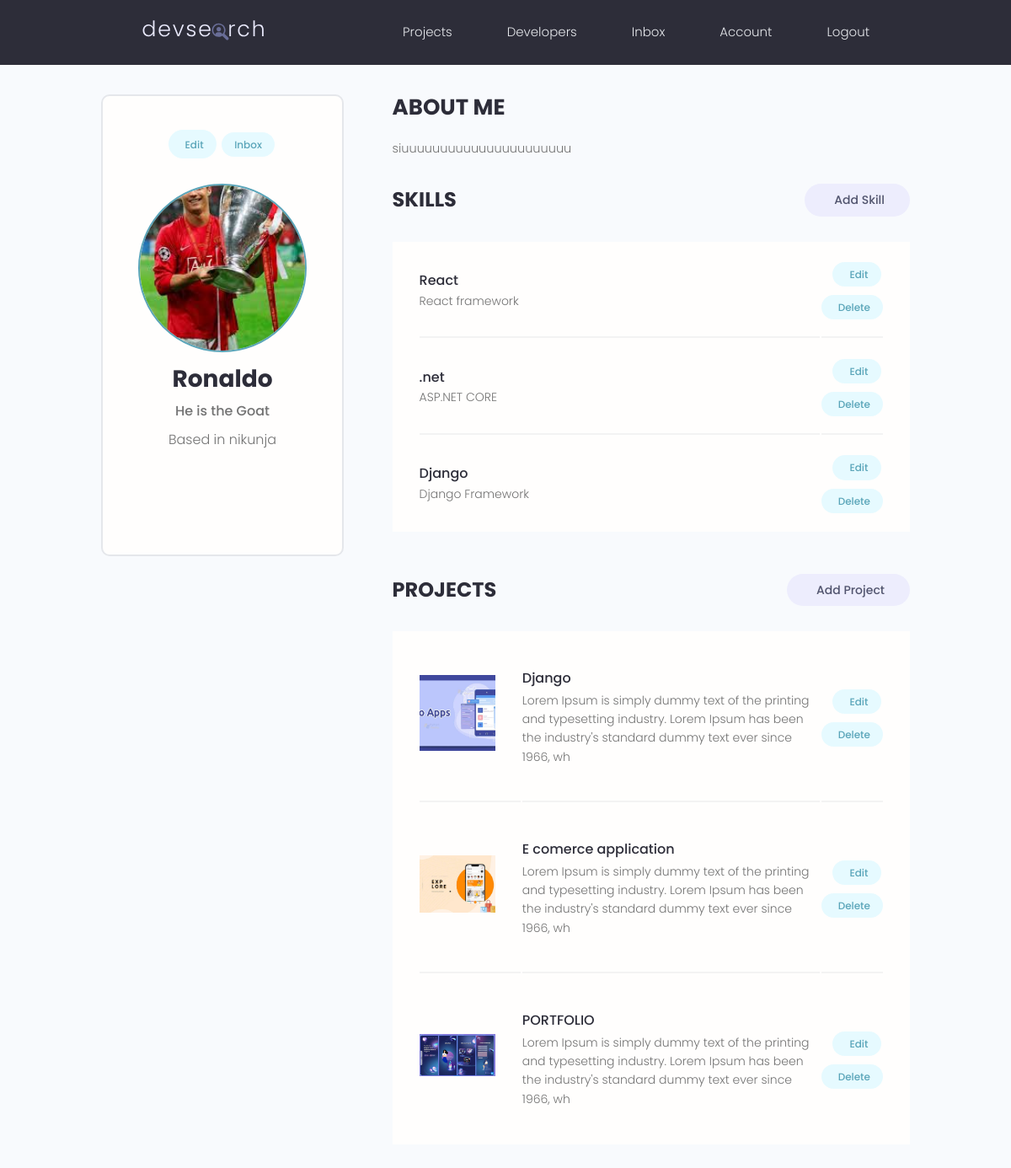
Screenshot of /developers/account/ (signed in) with the database file from the repository.
### users/models.py (models this page shows, shortened)
class Profile(models.Model):
    user = models.OneToOneField(
        User,
        on_delete=models.CASCADE,
        null=True,
        blank=True
    )
    name = models.CharField(
        max_length=200,
        blank=True,
        null=True
    )
    email = models.EmailField(
        max_length=500,
        blank=True,
        null=True
    )
    username = models.CharField(
        max_length=200,
        blank=True,
        null=True
    )
    location = models.CharField(
        max_length=200,
        blank=True,
        null=True
    )
    short_intro = models.CharField(
        max_length=200,
        blank=True,
        null=True
    )
    bio = models.TextField(
        blank=True,
        null=True
    )
    profile_image = models.ImageField(
        default='profiles/user-default.png',
        upload_to='profiles/',
        blank=True,
        null=True
    )
    social_github = models.CharField(
        max_length=200,
        blank=True,
        null=True
    )
    social_twitter = models.CharField(
        max_length=200,
        blank=True,
        null=True
    )
    social_linkedin = models.CharField(
        max_length=200,
        blank=True,
        null=True
    )
    social_youtube = models.CharField(
        max_length=200,
        blank=True,
        null=True
    )
    social_website = models.CharField(
        max_length=200,
        blank=True,
        null=True
    )
    created = models.DateTimeField(
        auto_now_add=True
    )
    id = models.UUIDField(
        default=uuid.uuid4,
        unique=True,
        primary_key=True,
        editable=False
    )
    @property
    def imageURL(self):
        try:
            url = self.profile_image.url
        except:
            url = ''
        return url

class Skill(models.Model):
    owner = models.ForeignKey(
        Profile,
        on_delete=models.CASCADE,
        null=True,
        blank=True
    )
    name = models.CharField(
        max_length=200,
        blank=True,
        null=True
    )
    description = models.TextField(
        blank=True,
        null=True
    )
    created = models.DateTimeField(
        auto_now_add=True
    )
    id = models.UUIDField(
        default=uuid.uuid4,
        unique=True,
        primary_key=True,
        editable=False
    )

### projects/models.py (models this page shows, shortened)
class Project(models.Model):
    owner = models.ForeignKey(
        Profile,
        on_delete=models.SET_NULL,
        null=True,
        blank=True
    )
    title = models.CharField(max_length=200)
    description = models.TextField(
        null=True,
        blank=True
    )
    featured_image = models.ImageField(
        null=True,
        blank=True,
        default='default.jpg'
    )
    demo_link = models.CharField(
        max_length=2000,
        null=True,
        blank=True
    )
    source_link = models.CharField(
        max_length=2000,
        null=True,
        blank=True
    )
    tags = models.ManyToManyField(Tag, blank=True)
    vote_total = models.IntegerField(
        default=0,
        null=True,
        blank=True
    )
    vote_ratio = models.IntegerField(
        default=0,
        null=True,
        blank=True
    )
    created = models.DateTimeField(auto_now_add=True)
    id = models.UUIDField(
        default=uuid.uuid4,
        unique=True,
        primary_key=True,
        editable=False
    )
    class Meta:
        ordering = ['-vote_ratio', '-vote_total', 'title']
    @property
    def imageURL(self):
        try:
            url = self.featured_image.url
        except:
            url = ''
        return url

### users/views.py (the view)
# urls.py: path('account/', views.userAccount, name='account'),
@login_required(login_url='login')
def userAccount(request):
    profile = request.user.profile
    skills = profile.skill_set.all()
    projects = profile.project_set.all()
    context = {
        'profile': profile,
        'skills': skills,
        'projects': projects
    }
    return render(
        request,
        'users/account.html',
        context
    )

### users/templates/users/account.html (shortened to what this page needs)
{% extends 'main.html' %}
{% block content %}
<main class="settingsPage profile my-md">
  <div class="container">
    <div class="layout">
      <div class="column column--1of3">
        <div class="card text-center">
          <div class="card__body dev">
            <a
              class="tag tag--pill tag--main settings__btn"
              href="{% url 'edit-account' %}"
            >
               Edit
            </a>
            <a
              class="tag tag--pill tag--main settings__btn"
              href="{% url 'inbox' %}"
            >
              Inbox {% if unreadCount > 0 %}({{unreadCount}}){% endif %}
            </a>
            <img
              class="avatar avatar--xl dev__avatar"
              src="{{profile.imageURL}}"
            />
            <h2 class="dev__name">{{profile.name}}</h2>
            <p class="dev__title">{{profile.short_intro}}</p>
            <p class="dev__location">Based in {{profile.location}}</p>
            <ul class="dev__social">
            </ul>
          </div>
        </div>
      </div>
      <div class="column column--2of3">
        <div class="devInfo">
          <h3 class="devInfo__title">About Me</h3>
          <p class="devInfo__about">{{profile.bio}}</p>
        </div>
        <div class="settings">
          <h3 class="settings__title">Skills</h3>
          <a
            class="tag tag--pill tag--sub settings__btn tag--lg"
            href="{% url 'create-skill' %}"
          >
             Add Skill
          </a>
        </div>
        <table class="settings__table">
          {% for skill in skills %}
          <tr>
            <td class="settings__tableInfo">
              <h4>{{skill.name}}</h4>
              <p>{{skill.description}}</p>
            </td>
            <td class="settings__tableActions">
              <a
                class="tag tag--pill tag--main settings__btn"
                href="{% url 'update-skill' skill.id %}"
              >
                 Edit
              </a>
              <a
                class="tag tag--pill tag--main settings__btn"
                href="{% url 'delete-skill' skill.id %}?next=/account"
              >
                Delete
              </a>
            </td>
          </tr>
          {% endfor %}
        </table>
        <div class="settings">
          <h3 class="settings__title">Projects</h3>
          <a
            class="tag tag--pill tag--sub settings__btn tag--lg"
            href="{% url 'create-project' %}"
          >
             Add Project
          </a>
        </div>
        <table class="settings__table">
          {% for project in projects %}
          <tr>
            <td class="settings__thumbnail">
              <a href="{% url 'project' project.id %}">
                <img src="{{project.imageURL}}" alt="Project Thumbnail" />
              </a>
            </td>
            <td class="settings__tableInfo">
              <a href="{% url 'project' project.id %}">
                {{project.title}}
              </a>
              <p>{{project.description|slice:"150"}}</p>
            </td>
            <td class="settings__tableActions">
              <a
                class="tag tag--pill tag--main settings__btn"
                href="{% url 'update-project' project.id %}"
              >
                 Edit
              </a>
              <a
                class="tag tag--pill tag--main settings__btn"
                href="{% url 'delete-project' project.id %}?next=/account"
              >
                Delete
              </a>
            </td>
          </tr>
          {% endfor %}
        </table>
      </div>
    </div>
  </div>
</main>
{% endblock %}

### static/styles/app.css (style rules this page uses)
:root { --color-sub: #2d2d39; }
.card { border: 2px solid var(--color-light); }
img { width: 100%; }
.profile .card > .dev { padding: 4rem; }
.dev__avatar { display: block; margin: auto; }
.dev__name { color: var(--color-sub); font-size: 2.8rem; font-weight: 700; margin-top: 1rem; margin-bottom: 0.5rem; }
.dev__title { font-size: 1.6rem; font-weight: 500; line-height: 1.3; }
.dev__location { margin-top: 1rem; }
.dev__social { margin: 3rem 0; list-style: none; display: flex; justify-content: center; gap: 1.5rem; }
.devInfo { margin-bottom: 3rem; }
.devInfo__title, .devInfo__subtitle { font-size: 2.6rem; color: var(--color-sub); text-transform: uppercase; font-weight: 700; margin-bottom: 1.5rem; }
.devInfo__about, .devSkill__info { font-size: 1.45rem; line-height: 1.7; text-align: justify; }
.settingsPage .dev > .settings__btn { display: inline-block; margin-bottom: 3rem; }
.settings { display: flex; justify-content: space-between; align-items: center; }
.settings__title { font-size: 2.4rem; text-transform: uppercase; font-weight: 700; color: var(--color-sub); }
.settings__table { margin-top: 3rem; margin-bottom: 5rem; padding: 0 3rem; background: var(--color-white); }
.settings__table tr { width: 100%; }
.settings__table tr > td { padding: 2rem 0; }
.settings__table tr:not(:last-child) td { border-bottom: 2px solid var(--color-white-light); }
.settings__thumbnail { width: 23%; min-width: 10rem; }
.settings__thumbnail img { padding-right: 3rem; height: 15rem; object-fit: contain; }
.settings__tableInfo { width: 100%; }
.settings__tableInfo h4, .settings__tableInfo a { padding-right: 1rem; width: auto; font-size: 1.6rem; font-weight: 500; color: var(--color-sub); }
.settings__tableInfo p { font-size: 1.4rem; }
.settings__tableActions { text-align: right; }
.settings { display: flex !important; justify-content: space-between; align-items: center; visibility: visible !important; opacity: 1 !important; pointer-events: auto !important; }

### static/uikit/styles/modules/_variables.css (style rules this page uses)
:root { --color-main: #5aa5b9; --color-main-light: #e6faff; --color-sub: #3f4156; --color-sub-light: #51546e; --color-sub-lighter: #ededfd; --color-text: #737373; --color-gray: #8b8b8b; --color-light: #e5e7eb; --color-light-gray: #767676; --color-bg: #f8fafd; --color-white: #fffefd; --color-white-light: #f3f3f3; --color-success: #359e64; --color-success-bg: #def8e8; --color-error: #fc4b0b; --color-error-bg: #fff2ee; --font-base: 'Poppins', arial, helvetica, 'Segoe UI', roboto, ubuntu, sans-serif; --font-monospace: 'Fira Code', 'Courier New', courier, monospace; --font-regular: 300; --font-medium: 500; --font-bold: 700; --generic-shadow: 1px 1px 5px #00000010; --generic-transition: all 0.3s ease-in-out; }

### static/uikit/styles/modules/_base.css (style rules this page uses)
* { margin: 0; padding: 0; box-sizing: border-box; text-rendering: optimizeLegibility; color: inherit; font-size: inherit; }
html { font-size: 50%; }
@media only screen and (min-width: 480px) { html { font-size: 56.25%; } }
@media only screen and (min-width: 1200px) { html { font-size: 62.5%; } }
body { line-height: 1.6; font-weight: 400; font-size: 1.5rem; color: var(--color-text); background-color: var(--color-bg); min-height: 100vh; }

### static/uikit/styles/modules/_typography.css (style rules this page uses)
* { font-family: var(--font-base); }
h2 { font-size: 3.6rem; font-weight: var(--font-bold); }
h3 { font-size: 3.2rem; font-weight: var(--font-medium); }
h4 { font-size: 2.8rem; font-weight: var(--font-medium); }
p, span, strong { font-size: 1.6rem; color: var(--color-text); font-weight: var(--font-regular); }
a { padding-bottom: 2px; text-decoration: none; display: inline-block; color: var(--color-main); font-weight: var(--font-medium); }

### static/uikit/styles/modules/_utilities.css (style rules this page uses)
.container { width: 92%; max-width: 165rem; margin: 0 auto; box-sizing: border-box; }
@media screen and (min-width: 1000px) { .container { width: 90%; } }
@media screen and (min-width: 1200px) { .container { width: 80%; } }
.text-center { text-align: center; }
.my-md { margin: 3rem auto; }

### static/uikit/styles/modules/_avatar.css (style rules this page uses)
.avatar { border-radius: 50%; border: 2px solid var(--color-main); object-fit: cover; }
.avatar--xl { height: 20rem; width: 20rem; }

### static/uikit/styles/modules/_card.css (style rules this page uses)
.card { border-radius: 1rem; background-color: var(--color-white); border: 1.5px solid var(--color-light); width: auto; height: auto; margin-top: 0.5rem; margin-bottom: 0.5rem; overflow: hidden; }
.card__body, .card__header { padding: 2rem 2.5rem; }

### static/uikit/styles/modules/_layout.css (style rules this page uses)
.layout { display: flex; flex-flow: row wrap; justify-content: space-between; }
.layout > .column { margin-bottom: 3rem; }
.layout > .column.column--1of3 { flex-basis: 30%; }
.layout > .column.column--2of3 { flex-basis: 64%; }

### rows the page displays
Profile: imageURL (picture), name "Ronaldo", short_intro "He is the Goat", location "nikunja", bio "siuuuuuuuuuuuuuuuuuuuuuu"
Skill: name "React", description "React framework"
Skill: name ".net", description "ASP.NET CORE"
Skill: name "Django", description "Django Framework"
Project: imageURL (picture), title "Django", description "Lorem Ipsum is simply dummy text of the printing and typesetting industry. Lorem Ipsum has been the industry's standard dummy text ever since 1966, wh"
Project: imageURL (picture), title "E comerce application", description "Lorem Ipsum is simply dummy text of the printing and typesetting industry. Lorem Ipsum has been the industry's standard dummy text ever since 1966, wh"
Project: imageURL (picture), title "PORTFOLIO", description "Lorem Ipsum is simply dummy text of the printing and typesetting industry. Lorem Ipsum has been the industry's standard dummy text ever since 1966, wh"
